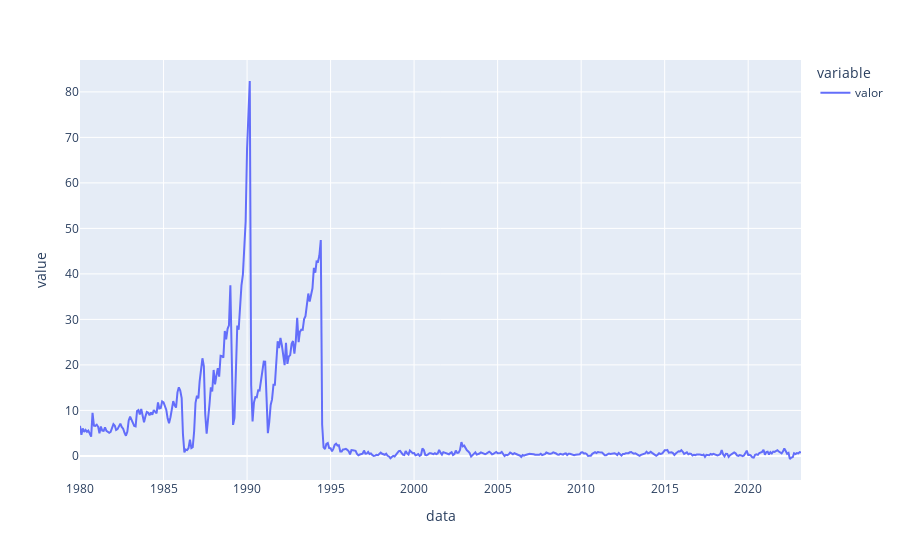

Notebook cell for this chart:
### Code cell
#consulta IPCA
ipca = consulta_bc(433)
ipca.plot()

### Figure 1 — Plotly figure (JSON) as saved in the notebook; plotly's stock layout.template omitted (floating-point values rounded to 4 significant figures; data arrays with more than 128 entries replaced by an {"elided": "..."} marker saying what was removed)
{"data": [{"hovertemplate": "variable=valor<br>data=%{x}<br>value=%{y}<extra></extra>", "legendgroup": "valor", "line": {"color": "#636efa", "dash": "solid"}, "marker": {"symbol": "circle"}, "mode": "lines", "name": "valor", "orientation": "v", "showlegend": true, "type": "scatter", "x": {"elided": "519 str values"}, "xaxis": "x", "y": {"elided": "519 float values"}, "yaxis": "y"}], "layout": {"legend": {"title": {"text": "variable"}, "tracegroupgap": 0}, "margin": {"t": 60}, "xaxis": {"anchor": "y", "domain": [0, 1], "title": {"text": "data"}}, "yaxis": {"anchor": "x", "domain": [0, 1], "title": {"text": "value"}}}}
